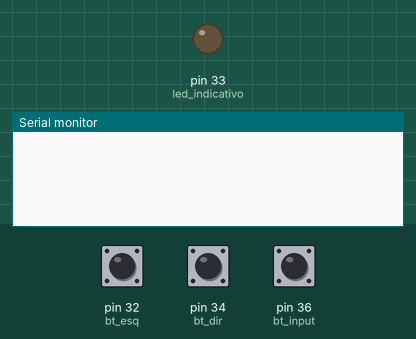
A sketch run on a simulated Arduino Mega 2560, built with avr-gcc and run on an emulated ATmega2560. On the bench: output pins drawn as LEDs (lit = HIGH), the last lines printed to the serial monitor. Inputs (shaded band) come from the test bench; at power-on: pin 32 (bt_esq) HIGH, pin 36 (bt_input) HIGH, pin 34 (bt_dir) HIGH.

Above: at 1.2 s.
1.3 s: pin 32 (bt_esq) pulled LOW for 0.15 s
At 2.1 s:
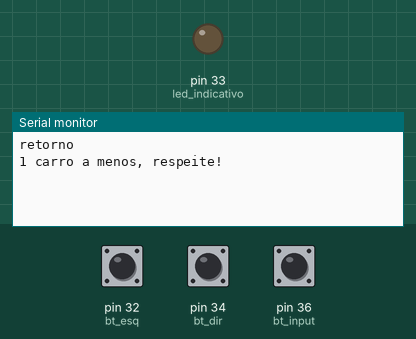
2.9 s: pin 36 (bt_input) pulled LOW for 0.15 s
At 5.7 s:
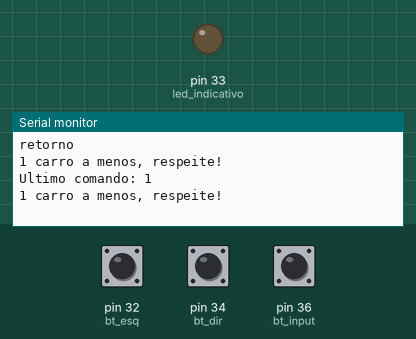
6.0 s: pin 36 (bt_input) pulsed LOW 2 times (0.12 s each, 0.3 s apart)
At 9.2 s:
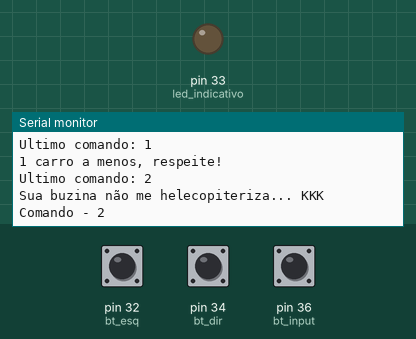

Measured:
- after the input at 1.3 s, the serial monitor: prints a new line after 0.15 s (image 1)
- after the input at 2.9 s, the serial monitor: prints a new line after 1.7 s (image 2)
- after the input at 6.0 s, the serial monitor: prints a new line after 1.9 s (image 3)

The sketch:

bike-smart-box-v2.ino
```cpp
#include <TimerOne.h>

byte bt_esq = 32;
byte bt_dir = 34;
byte bt_input = 36;

byte led_indicativo = 33;
byte led_esq = 35;
byte led_dir = 37;

//int last_command;
  int retorno = 0;
byte digitalReadOnce(byte val){
  static byte lastVal = HIGH;
  static unsigned long m = 0;
  if (lastVal != val && millis() > (m+100) ) { //M+100 -->DEBOUNCING 100ms
    lastVal = val;
    m = millis();
    return lastVal;
  }
  return HIGH;
}

int getCommand(){
  static unsigned long m1 = 0;  //millis no momento inicia de pressionar o botão
  static unsigned long m2 = 0;  //millis após soltar o botão
  static byte count = 0;

  byte r = digitalRead(bt_input);

  if (digitalReadOnce(r) == LOW){
    m1 = millis();
    count++;
  }

  if (r == LOW){
    m2 = millis();
  } else {
    if (! (m2>0 && m2-m1 < 1000) ){  //o botão deve ser pressionado por menos de 1 segundo, senão cancela o comando
      count = 0;
      m1 = 0;
      m2 = 0;
    }

    if (m2>0 && millis()-m2 > 1500){  //após a ultima vez pressionado o botao, aguarda 1,5 segundos para finalizar e retornar o comando.
      byte c = count;
      count = 0;
      m1 = 0;
      m2 = 0;

      return c;
    }
  }

  return 0;
}


void setup() {
  Serial.begin(9600);
  pinMode(bt_input, INPUT_PULLUP); //internal pullup resistor is used to simplify the circuit
  pinMode(bt_esq, INPUT_PULLUP);
  pinMode(bt_dir, INPUT_PULLUP);
  //pinMode(bluePin, OUTPUT);
  ///pinMode(greenPin, OUTPUT);
  pinMode(led_indicativo, OUTPUT);
  Timer1.initialize(5000000); // set a timer of length 100000 microseconds (or 0.1 sec - or 10Hz => the led will blink 5 times, 5 cycles of on-and-off, per second)
  Timer1.attachInterrupt( piscaLed ); // attach the service routine here
  //pinMode(ledPin,OUTPUT);

}

void loop() {


  if ( digitalRead(bt_esq) == LOW) {
      digitalWrite(led_esq, HIGH );
      Timer1.setPeriod(400000);
      retorno = 1;
      //Serial.println("bt-esq");
  }else if (digitalRead(bt_dir) == LOW ) {
      digitalWrite(led_dir, HIGH );
      Timer1.setPeriod(400000);
      retorno = 1;
      //Serial.println("bt-dir");
  }else {

      int command = getCommand();

      if(command != 0){
        Serial.print("Ultimo comando: ");
        Serial.println(command);
      }

      if(retorno == 1){
        Serial.println("retorno");
        retorno = 0;
        command = 1;
      }

      //if (last_command == 100){
          //digitalWrite(led_indicativo, !digitalRead(led_indicativo));
          //Serial.println("Comando - 1");
          //Timer1.setPeriod(800000);
      //}

        if (command == 1){
          //digitalWrite(greenPin, !digitalRead(greenPin));
          Serial.println("1 carro a menos, respeite!");
          Timer1.stop();
          digitalWrite( led_indicativo, LOW );
        }
        if (command == 2){
          Serial.println("Sua buzina não me helecopiteriza... KKK");
          Serial.println("Comando - 2");
          Timer1.setPeriod(100000);
        }

        if (command == 3){
          Serial.println("PASSA POR CIMA =P");
          Serial.println("Comando - 3");
          Timer1.setPeriod(200000);
        }

        if (command == 4){
          Serial.println("*********");
          Serial.println("Comando - 4");
          Timer1.setPeriod(300000);
        }

        if (command == 5){
          //digitalWrite(led_indicativo, LOW);
          Serial.println("Comando - 5");
          Timer1.setPeriod(400000);
        }


  }
}

void piscaLed()
{
    // Toggle LED
    digitalWrite( led_indicativo, digitalRead( led_indicativo ) ^ 1 );
}
```
